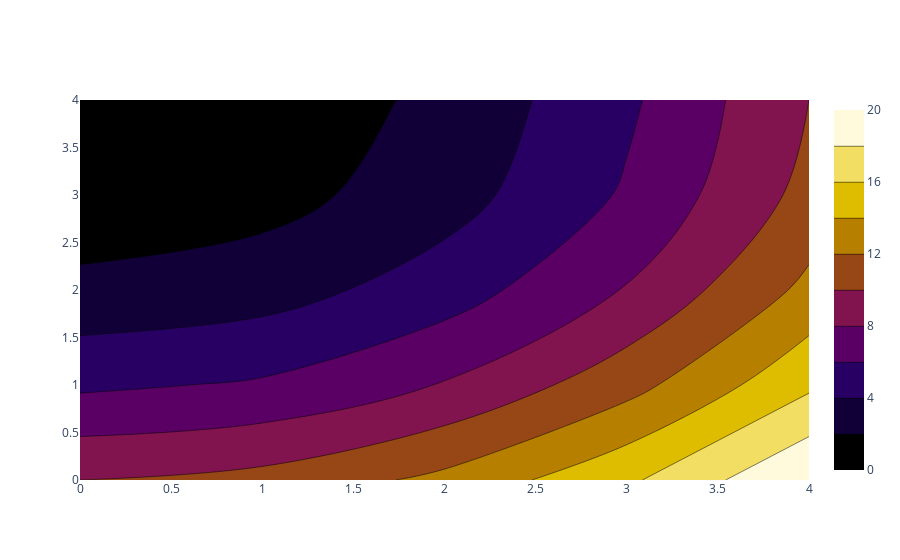

Notebook cell for this chart:
### Markdown cell above
### Colorscale for Contour Plot

### Code cell
fig = go.Figure(data =
     go.Contour(
        z=[[10, 10.625, 12.5, 15.625, 20],
           [5.625, 6.25, 8.125, 11.25, 15.625],
           [2.5, 3.125, 5., 8.125, 12.5],
           [0.625, 1.25, 3.125, 6.25, 10.625],
           [0, 0.625, 2.5, 5.625, 10]],
        colorscale='Electric',
    ))
fig.show()

### Figure 1 — Plotly figure (JSON) as saved in the notebook; plotly's stock layout.template omitted (floating-point values rounded to 4 significant figures)
{"data": [{"colorscale": [[0, "rgb(0,0,0)"], [0.2, "rgb(30,0,100)"], [0.4, "rgb(120,0,100)"], [0.6, "rgb(160,90,0)"], [0.8, "rgb(230,200,0)"], [1, "rgb(255,250,220)"]], "type": "contour", "z": [[10, 10.62, 12.5, 15.62, 20], [5.625, 6.25, 8.125, 11.25, 15.62], [2.5, 3.125, 5, 8.125, 12.5], [0.625, 1.25, 3.125, 6.25, 10.62], [0, 0.625, 2.5, 5.625, 10]]}], "layout": {}}
